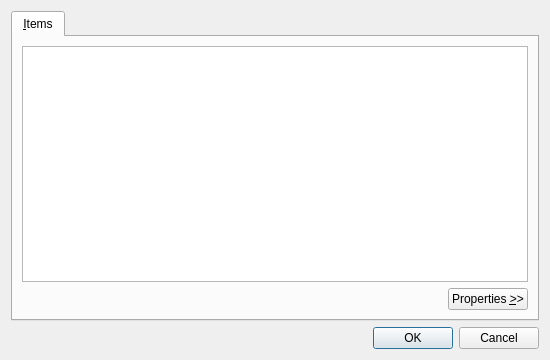
<ui version="4.0" >
 <comment>*********************************************************************
**
** Copyright (C) 2015 The Qt Company Ltd.
** Contact: http://www.qt.io/licensing/
**
** This file is part of the Qt Designer of the Qt Toolkit.
**
** $QT_BEGIN_LICENSE:LGPL$
** Commercial License Usage
** Licensees holding valid commercial Qt licenses may use this file in
** accordance with the commercial license agreement provided with the
** Software or, alternatively, in accordance with the terms contained in
** a written agreement between you and The Qt Company. For licensing terms
** and conditions see http://www.qt.io/terms-conditions. For further
** information use the contact form at http://www.qt.io/contact-us.
**
** GNU Lesser General Public License Usage
** Alternatively, this file may be used under the terms of the GNU Lesser
** General Public License version 2.1 or version 3 as published by the Free
** Software Foundation and appearing in the file LICENSE.LGPLv21 and
** LICENSE.LGPLv3 included in the packaging of this file. Please review the
** following information to ensure the GNU Lesser General Public License
** requirements will be met: https://www.gnu.org/licenses/lgpl.html and
** http://www.gnu.org/licenses/old-licenses/lgpl-2.1.html.
**
** As a special exception, The Qt Company gives you certain additional
** rights. These rights are described in The Qt Company LGPL Exception
** version 1.1, included in the file LGPL_EXCEPTION.txt in this package.
**
** GNU General Public License Usage
** Alternatively, this file may be used under the terms of the GNU
** General Public License version 3.0 as published by the Free Software
** Foundation and appearing in the file LICENSE.GPL included in the
** packaging of this file.  Please review the following information to
** ensure the GNU General Public License version 3.0 requirements will be
** met: http://www.gnu.org/copyleft/gpl.html.
**
** $QT_END_LICENSE$
**
*********************************************************************</comment>
 <class>qdesigner_internal::TableWidgetEditor</class>
 <widget class="QDialog" name="qdesigner_internal::TableWidgetEditor" >
  <property name="geometry" >
   <rect>
    <x>0</x>
    <y>0</y>
    <width>550</width>
    <height>360</height>
   </rect>
  </property>
  <property name="windowTitle" >
   <string>Edit Table Widget</string>
  </property>
  <layout class="QVBoxLayout" name="verticalLayout" >
   <item>
    <widget class="QTabWidget" name="tabWidget" >
     <property name="currentIndex" >
      <number>0</number>
     </property>
     <widget class="QWidget" name="itemsTab" >
      <attribute name="title" >
       <string>&amp;Items</string>
      </attribute>
      <layout class="QVBoxLayout" name="verticalLayout_2" >
       <item>
        <widget class="QWidget" native="1" name="widget" >
         <layout class="QVBoxLayout" name="verticalLayout_3" >
          <property name="margin" >
           <number>0</number>
          </property>
          <item>
           <widget class="QTableWidget" name="tableWidget" >
            <property name="toolTip" >
             <string>Table Items</string>
            </property>
           </widget>
          </item>
          <item>
           <layout class="QHBoxLayout" name="buttonsLayout" >
            <item>
             <spacer name="horizontalSpacer" >
              <property name="orientation" >
               <enum>Qt::Horizontal</enum>
              </property>
              <property name="sizeHint" stdset="0" >
               <size>
                <width>40</width>
                <height>20</height>
               </size>
              </property>
             </spacer>
            </item>
            <item>
             <widget class="QPushButton" name="showPropertiesButton" >
              <property name="text" >
               <string>Properties &amp;>></string>
              </property>
             </widget>
            </item>
           </layout>
          </item>
         </layout>
        </widget>
       </item>
      </layout>
     </widget>
    </widget>
   </item>
   <item>
    <widget class="QDialogButtonBox" name="buttonBox" >
     <property name="orientation" >
      <enum>Qt::Horizontal</enum>
     </property>
     <property name="standardButtons" >
      <set>QDialogButtonBox::Cancel|QDialogButtonBox::Ok</set>
     </property>
    </widget>
   </item>
  </layout>
 </widget>
 <resources/>
 <connections>
  <connection>
   <sender>buttonBox</sender>
   <signal>accepted()</signal>
   <receiver>qdesigner_internal::TableWidgetEditor</receiver>
   <slot>accept()</slot>
   <hints>
    <hint type="sourcelabel" >
     <x>431</x>
     <y>351</y>
    </hint>
    <hint type="destinationlabel" >
     <x>373</x>
     <y>362</y>
    </hint>
   </hints>
  </connection>
  <connection>
   <sender>buttonBox</sender>
   <signal>rejected()</signal>
   <receiver>qdesigner_internal::TableWidgetEditor</receiver>
   <slot>reject()</slot>
   <hints>
    <hint type="sourcelabel" >
     <x>547</x>
     <y>354</y>
    </hint>
    <hint type="destinationlabel" >
     <x>562</x>
     <y>362</y>
    </hint>
   </hints>
  </connection>
 </connections>
</ui>
